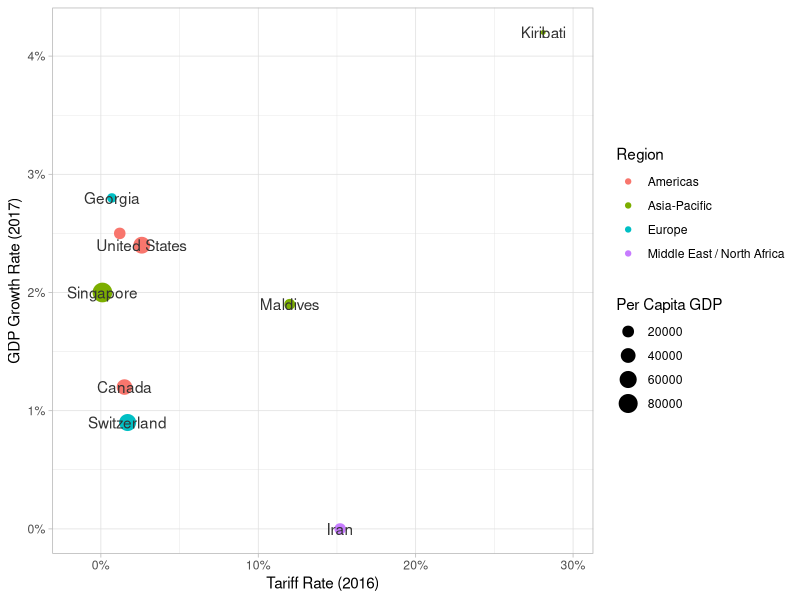
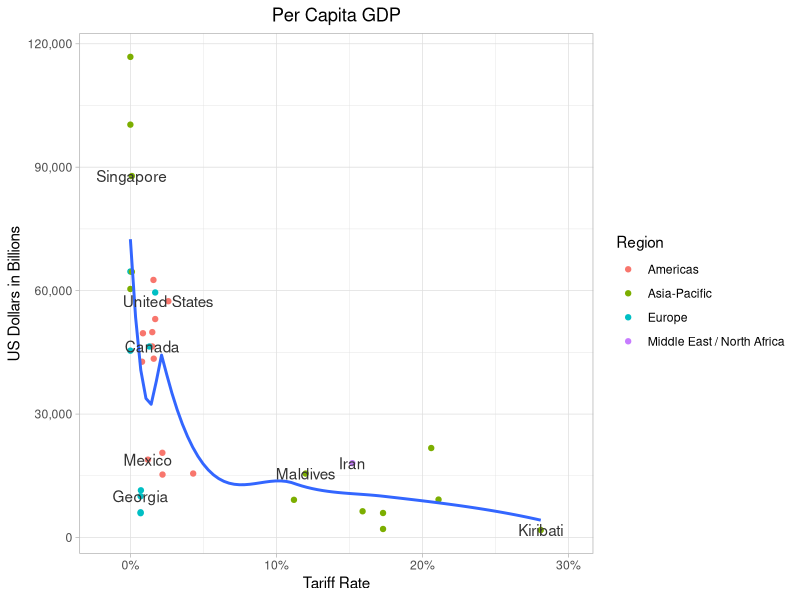

The R script that drew these images, in order:
library(ggplot2)
library(dplyr)
library(data.table)
sample.df <- read.csv("data/sample.csv")

colnames(sample.df) <- c(
  "Year",
  "Country",
  "Region",
  "Tariff.Rate",
  "Income.Tax.Rate",
  "Corporate.Tax.Rate",
  "Tax.Burden",
  "Government.Expenditure",
  "Population.Millions",
  "GDP.Billions",
  "GDP.Growth.Rate",
  "Five.Year.GDP.Growth.Rate",
  "GDP.per.Capita",
  "Unemployment",
  "Inflation",
  "FDI.Inflow",
  "Public.Debt"
  )

sample.df[sample.df == "North America"] <- "Americas"
sample.df[sample.df == "Middle East and North Africa"] <- "Middle East / North Africa"

# Shifting the data.frame so that Tariff.Rate for the previous year's effect can
# be seen on the change in the GDP.Growth.Rate and GDP.per.Capita

shift <- function(x, n){
  c(x[-(seq(n))], rep(NA, n))
}

# Because each country has its own separate time series contained within the
# Year column, they need to be subsetted in order to be shifted properly 

by_country = list()

for (country in distinct(sample.df, Country)$Country){
  by_country[[country]] <- subset(sample.df, Country == country)[-c(5, 6, 7, 8, 9, 12, 15, 16)]
}

for (country in distinct(sample.df, Country)$Country){
  by_country[[country]]$Year <- shift(by_country[[country]]$Year, 1)
  by_country[[country]]$GDP.Billions <- shift(by_country[[country]]$GDP.Billions, 1)
  by_country[[country]]$GDP.Growth.Rate <- shift(by_country[[country]]$GDP.Growth.Rate, 1)
  by_country[[country]]$GDP.per.Capita <- shift(by_country[[country]]$GDP.per.Capita, 1)
  by_country[[country]]$Unemployment <- shift(by_country[[country]]$Unemployment, 1)
  by_country[[country]]$Public.Debt <- shift(by_country[[country]]$Public.Debt, 1)
}

for (country in distinct(sample.df, Country)$Country){
  by_country[[country]] <- by_country[[country]][-8,]
}

df <- rbindlist(by_country)

df$Year <- as.Date(df$Year)

# Calculating interquartile range to remove outliers
q1 <- quantile(df$GDP.Growth.Rate, 0.25, na.rm = TRUE)
med <- median(df$GDP.Growth.Rate, na.rm = TRUE)
q3 <- quantile(df$GDP.Growth.Rate, 0.75, na.rm = TRUE)
range <- q3 - q1

# Taking subset
no.outliers <- subset(
  df, GDP.Growth.Rate > (q1 - 1.5 * range) & GDP.Growth.Rate < (q3 + 1.5 * range)
)


Tariff.GDP.Growth <- ggplot(
  subset(no.outliers, Year == "2017-01-01"),
  aes(x = Tariff.Rate, y = GDP.Growth.Rate)
  ) +
  geom_point(aes(color = factor(Region), size = GDP.per.Capita)) +
  xlab("Tariff Rate (2016)") +
  ylab("GDP Growth Rate (2017)") +
  labs(color = "Region", size = "Per Capita GDP") +
  geom_text(
    aes(label = Country),
    subset(no.outliers, Year == "2017-01-01"),
    color = "gray20",
    check_overlap = T,
    position = position_dodge(width = 3.25)
    ) +
  theme_light() +
  theme(plot.title = element_text(hjust = 0.5)) +
  scale_x_continuous(label = scales::percent_format(scale = 1)) +
  scale_y_continuous(label = scales::percent_format(scale = 1))

Tariff.GDP.Growth


Tariff.GDP.per.Capita <- ggplot(
  subset(
    no.outliers,
    Year < as.Date("2018-01-01")
    ),
    aes(x = Tariff.Rate, y = GDP.per.Capita)
  ) +
  geom_point(aes(color = factor(Region))) +
  geom_smooth(method = "loess", se = F) +
  xlab("Tariff Rate") +
  ylab("US Dollars in Billions") +
  ggtitle("Per Capita GDP") +
  labs(color = "Region") +
  geom_text(
    aes(label = Country),
    subset(no.outliers, Year == as.Date("2017-01-01")),
    color = "gray20",
    check_overlap = T,
    position = position_dodge(width = 4)
  ) +
  theme_light() +
  theme(plot.title = element_text(hjust = 0.5)) +
  scale_x_continuous(labels = scales::percent_format(scale = 1)) +
  scale_y_continuous(labels = scales::number_format(big.mark = ","))

Tariff.GDP.per.Capita